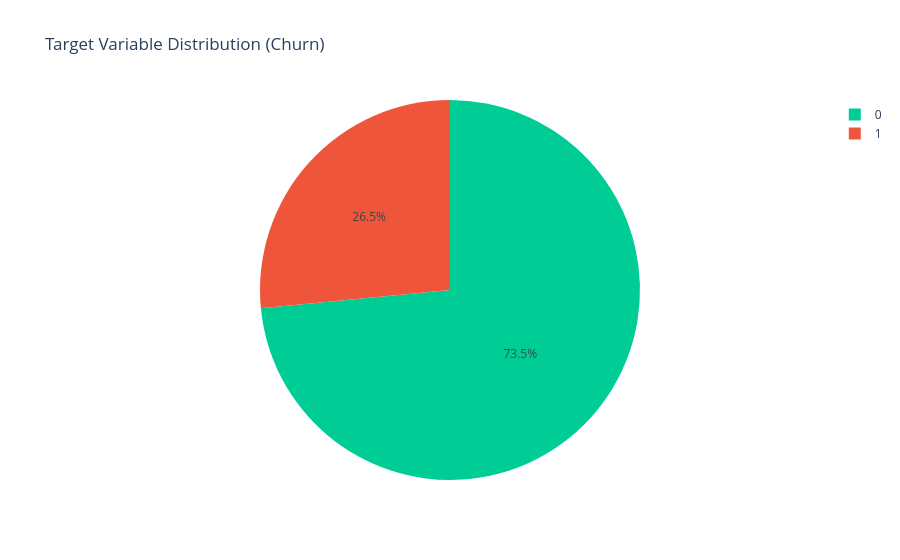

The cell this chart's notebook holds for it:
### Code cell
# Identify the target variable (commonly 'Churn' or similar)
target_columns = [col for col in df_clean.columns if 'churn' in col.lower()]
print("Potential target columns:", target_columns)

# Assuming 'Churn' is the target variable (adjust if different)
if 'Churn' in df_clean.columns:
    target_col = 'Churn'
elif 'Customer Status' in df_clean.columns:
    target_col = 'Customer Status'
    # Create binary churn column
    df_clean['Churn'] = df_clean[target_col].apply(lambda x: 1 if 'Churned' in str(x) else 0)
    target_col = 'Churn'
else:
    # Look for any column that might indicate churn
    for col in target_columns:
        if col in df_clean.columns:
            target_col = col
            break

print(f"Target variable: {target_col}")
print("\nTarget distribution:")
print(df_clean[target_col].value_counts())
print("\nTarget distribution (%):")
print(df_clean[target_col].value_counts(normalize=True) * 100)

# Visualize target distribution
fig = px.pie(values=df_clean[target_col].value_counts().values, 
             names=df_clean[target_col].value_counts().index,
             title='Target Variable Distribution (Churn)',
             color_discrete_sequence=['#00CC96', '#EF553B'])
fig.show()

### Figure 1 — Plotly figure (JSON) as saved in the notebook; plotly's stock layout.template omitted (floating-point values rounded to 4 significant figures)
{"data": [{"domain": {"x": [0, 1], "y": [0, 1]}, "hovertemplate": "label=%{label}<br>value=%{value}<extra></extra>", "labels": [0, 1], "legendgroup": "", "name": "", "showlegend": true, "type": "pie", "values": [5174, 1869]}], "layout": {"legend": {"tracegroupgap": 0}, "piecolorway": ["#00CC96", "#EF553B"], "title": {"text": "Target Variable Distribution (Churn)"}}}
